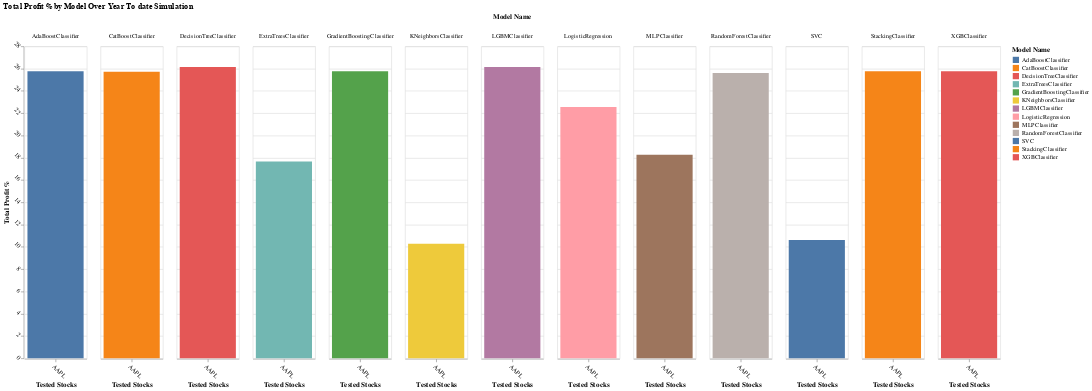

Write notebook code for a chart like this one.
### Code cell
AAPL_chart, AAPL_portfolio = train_and_evaluate_models('AAPL',portfolio=pd.DataFrame())

### Figure 1 — Vega-Lite specification as saved in the notebook (floating-point values rounded to 4 significant figures)
{"config": {"view": {"continuousWidth": 300, "continuousHeight": 300}, "axis": {"labelAngle": 45}}, "data": {"name": "data-e71c80437127fd323392a4b04c4cd3cc"}, "mark": {"type": "bar"}, "center": true, "encoding": {"color": {"field": "Model Name", "type": "nominal"}, "column": {"field": "Model Name", "type": "ordinal"}, "x": {"field": "Stock Name", "title": "Tested Stocks", "type": "ordinal"}, "y": {"field": "Total Profit %", "title": "Total Profit %", "type": "quantitative"}}, "height": 500, "title": "Total Profit % by Model Over Year To date Simulation", "width": 100, "$schema": "https://vega.github.io/schema/vega-lite/v5.20.1.json", "datasets": {"data-e71c80437127fd323392a4b04c4cd3cc": [{"Stock Name": "AAPL", "Portfolio Value": 12260.0, "Shares Held": 52.98, "Model Name": "LogisticRegression", "Total Profit %": 22.55}, {"Stock Name": "AAPL", "Portfolio Value": 12610.0, "Shares Held": 54.54, "Model Name": "DecisionTreeClassifier", "Total Profit %": 26.14}, {"Stock Name": "AAPL", "Portfolio Value": 12560.0, "Shares Held": 54.31, "Model Name": "RandomForestClassifier", "Total Profit %": 25.62}, {"Stock Name": "AAPL", "Portfolio Value": 12580.0, "Shares Held": 54.37, "Model Name": "GradientBoostingClassifier", "Total Profit %": 25.76}, {"Stock Name": "AAPL", "Portfolio Value": 11060.0, "Shares Held": 41.14, "Model Name": "SVC", "Total Profit %": 10.63}, {"Stock Name": "AAPL", "Portfolio Value": 11030.0, "Shares Held": 47.68, "Model Name": "KNeighborsClassifier", "Total Profit %": 10.28}, {"Stock Name": "AAPL", "Portfolio Value": 11830.0, "Shares Held": 31.61, "Model Name": "MLPClassifier", "Total Profit %": 18.28}, {"Stock Name": "AAPL", "Portfolio Value": 12580.0, "Shares Held": 54.37, "Model Name": "XGBClassifier", "Total Profit %": 25.76}, {"Stock Name": "AAPL", "Portfolio Value": 12570.0, "Shares Held": 54.35, "Model Name": "CatBoostClassifier", "Total Profit %": 25.71}, {"Stock Name": "AAPL", "Portfolio Value": 12610.0, "Shares Held": 54.54, "Model Name": "LGBMClassifier", "Total Profit %": 26.14}, {"Stock Name": "AAPL", "Portfolio Value": 11770.0, "Shares Held": 50.87, "Model Name": "ExtraTreesClassifier", "Total Profit %": 17.66}, {"Stock Name": "AAPL", "Portfolio Value": 12580.0, "Shares Held": 54.37, "Model Name": "AdaBoostClassifier", "Total Profit %": 25.76}, {"Stock Name": "AAPL", "Portfolio Value": 12580.0, "Shares Held": 54.37, "Model Name": "StackingClassifier", "Total Profit %": 25.76}]}}
